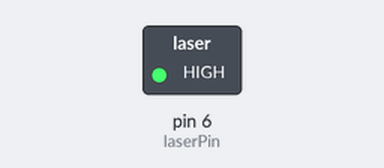
Simulated run of this sketch. Board: Arduino Uno, built with avr-gcc and run on an emulated ATmega328P. On the bench: switched loads named in the sketch (green lamp = pin HIGH). Dashed ring = blinking.

Above: at 0.5 s.
Timing chart, 0 to 4.6 s (numbered marks = the images above):
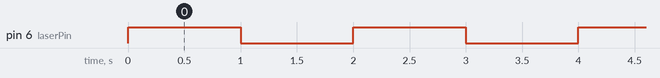

The sketch:

laserdemo.ino
```cpp
/*
 Name:		laserdemo.ino
 Created:	1/12/2020 4:39:31 PM
 Author:	robert
*/

const int laserPin = 6;

// the setup function runs once when you press reset or power the board
void setup() {
    Serial.begin(9600);
    pinMode(laserPin, OUTPUT);
}

// the loop function runs over and over again until power down or reset
void loop() {
    digitalWrite(laserPin, HIGH);
    static int delayPeriod = 1000; // 1 second

    digitalWrite(laserPin, HIGH);
    delay(delayPeriod);
    digitalWrite(laserPin, LOW);
    delay(delayPeriod);
}
```

Measured:
- by itself, pin 6 (laserPin): alternates HIGH for 1.0 s and LOW for 1.0 s
